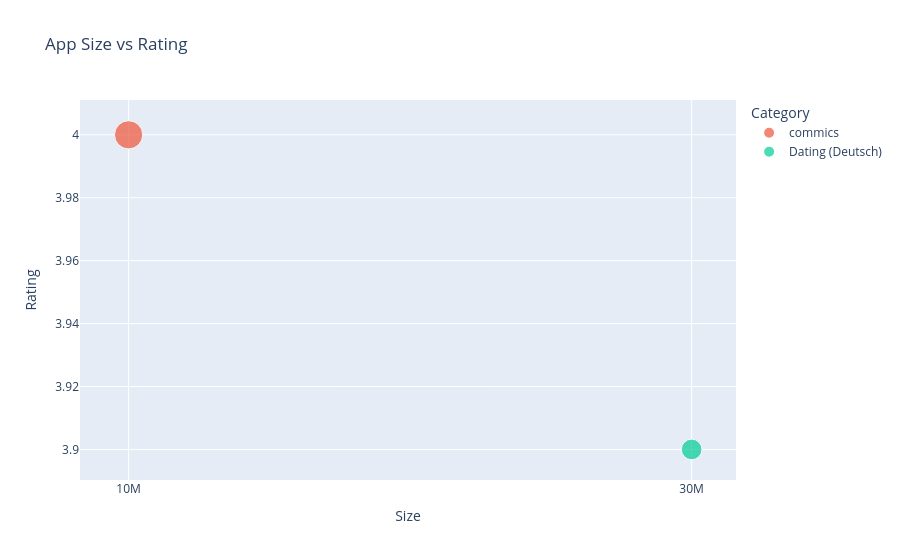

The notebook cell saved with this chart:
### Code cell
import plotly.express as px
import datetime
import pytz
import pandas as pd


df_plot = df_filtered.copy()


if df_plot['Size'].dtype == 'O': 
    df_plot['Size'] = df_plot['Size'].astype(str).str.replace('M', '', case=False)
    df_plot['Size'] = pd.to_numeric(df_plot['Size'], errors='coerce')


df_plot['Installs'] = pd.to_numeric(df_plot['Installs'], errors='coerce')
df_plot['Rating'] = pd.to_numeric(df_plot['Rating'], errors='coerce')


IST = pytz.timezone('Asia/Kolkata')
current_time = datetime.datetime.now(IST).time()

start_time = datetime.time(17, 0, 0) 
end_time = datetime.time(19, 0, 0)   


if start_time <= current_time <= end_time:
    print("Time condition matched (5 PM - 7 PM IST).")
    fig = px.scatter(df_plot, x="Size", y="Rating", size="Installs", color="Category",
                     hover_name="App", title="App Size vs Rating",
                     color_discrete_map={'Game': 'pink'})
    fig.show()
else:
    print(f"Current Time is {current_time.strftime('%H:%M:%S')} IST.")
    print("⚠️ According to the rules: Graph will be visible only between 5:00 PM and 7:00 PM IST.")
    print("\n--- Testing View (Graph for your verification) ---")
    

    fig = px.scatter(df_plot, x="Size", y="Rating", size="Installs", color="Category",
                     hover_name="App", title="App Size vs Rating (Testing Mode)",
                     color_discrete_map={'Game': 'pink'})
    fig.show()

### Figure 1 — Plotly figure (JSON) as saved in the notebook; plotly's stock layout.template omitted (floating-point values rounded to 4 significant figures)
{"data": [{"hovertemplate": "<b>%{hovertext}</b><br><br>Category=commics<br>Size=%{x}<br>Rating=%{y}<br>Installs=%{marker.size}<extra></extra>", "hovertext": ["Manga Reader"], "legendgroup": "commics", "marker": {"color": "#EF553B", "size": [150000], "sizemode": "area", "sizeref": 375, "symbol": "circle"}, "mode": "markers", "name": "commics", "orientation": "v", "showlegend": true, "type": "scatter", "x": ["10M"], "xaxis": "x", "y": [4.0], "yaxis": "y"}, {"hovertemplate": "<b>%{hovertext}</b><br><br>Category=Dating (Deutsch)<br>Size=%{x}<br>Rating=%{y}<br>Installs=%{marker.size}<extra></extra>", "hovertext": ["Dating Match"], "legendgroup": "Dating (Deutsch)", "marker": {"color": "#00cc96", "size": [80000], "sizemode": "area", "sizeref": 375, "symbol": "circle"}, "mode": "markers", "name": "Dating (Deutsch)", "orientation": "v", "showlegend": true, "type": "scatter", "x": ["30M"], "xaxis": "x", "y": [3.9], "yaxis": "y"}], "layout": {"legend": {"itemsizing": "constant", "title": {"text": "Category"}, "tracegroupgap": 0}, "title": {"text": "App Size vs Rating"}, "xaxis": {"anchor": "y", "domain": [0, 1], "title": {"text": "Size"}}, "yaxis": {"anchor": "x", "domain": [0, 1], "title": {"text": "Rating"}}}}
